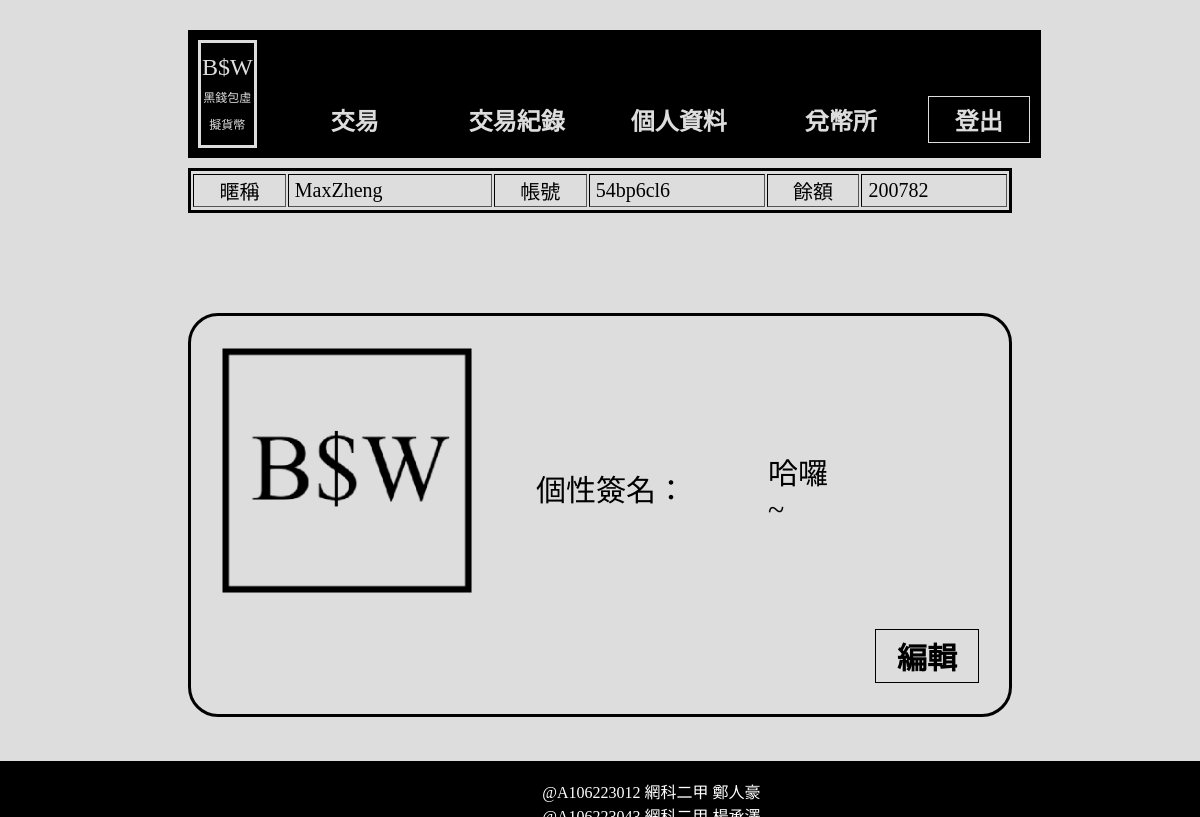
The page /myAccount.php (signed in) on the database its author committed.
### tables this page shows
CREATE TABLE `member` (
  `account` char(20) NOT NULL,
  `password` char(20) NOT NULL,
  `name` char(20) NOT NULL,
  `img` char(100) NOT NULL,
  `message` char(100) NOT NULL
);

### library/func/getMoney.php (called while the page is built)
<?php
$money = 0;
$result = $db_link->query("SELECT * FROM record WHERE (pay = '$account' OR collect = '$account') AND cancel = 0 ");
while ($row = $result->fetch_array()) {
	if($row['pay'] == $account){
		$money -= $row['dollar'];
	}
	if ($row['collect'] == $account) {
		$money += $row['dollar'];
	}
}
?>

### myAccount.php (the view, shortened to what this page needs)
<?php
	require_once("library/func/connMysql.php");
	$account = $_SESSION["account"];
	$result = $db_link->query("SELECT * FROM member WHERE account = '$account'");
	$row = $result->fetch_array();
	$name = $row['name'];
	$imgPath = $row['img'];
	$message = $row['message'];
	include("library/func/getMoney.php");
?>
<!DOCTYPE html>
<html>
<head>
	<link rel="stylesheet" type="text/css" href="library/css/wallet.css">
</head>
<body onload="unfade(document.getElementById('message'))">
	<?php include("library/func/getHeader.php"); ?>
	<table class="info" border="1">
		<tr>
			<td style="text-align: center;">暱稱</td>
			<td>&nbsp;<?php echo $name; ?></td>
			<td style="text-align: center;">帳號</td>
			<td>&nbsp;<?php echo $account; ?></td>
			<td style="text-align: center;">餘額</td>
			<td>&nbsp;<?php echo $money;?></td>
		</tr>
	</table>
	<table class="info" id='message' align="center" style="margin-top: 100px;margin-bottom: 100px; border-spacing: 30px; border-radius: 30px;">
		<tr><td rowspan="2" width="250"><img style="width: auto;height: auto;max-width: 250px;max-height: 300px;" src="<?php
			if($imgPath===""){
				echo 'images/defaultHead.jpg';
			}
			else{
				echo 'pic/'.$imgPath;
			} ?>"></td>
		</tr>
		<tr>
			<td></td>
			<td style="font-size: 30px; width: 200px;">個性簽名：</td>
			<td style="font-size: 30px;">
				<?php
					if($message === ""){
						echo "這個人很懶~什麼都沒有留下~";
					}
					else{
						$temp =  preg_replace('/\n/',"<br>",$message);
						echo $temp;
					}
				?>
			</td>
			<td></td>
		</tr>
		<tr>
			<td colspan="4"></td>
			<td class="button" height="50" width="100" onclick="location.href='edit.php'">編輯</td>
		</tr>
	</table>
	<?php include("library/func/getBottom.php"); ?>
</body>
</html>

### library/css/wallet.css (style rules this page uses)
body { background-color: #DDDDDD; padding-left: 15%; padding-right: 15%; margin-bottom: 0px; }
.button { border-style: solid; border-width: 1px; text-align: center; font-size: 150%; font-family: Microsoft JhengHei; font-weight: bold; cursor: pointer; }
.info { margin-top: 10px; width: 100%; font-size: 20px; padding-top: 1px; padding-bottom: 1px; border-style: solid; border-width: 3px; border-color: #000000; font-family: Microsoft JhengHei; }

### rows shown on the page
member: name "MaxZheng", img (picture), message "哈囉~"

### other values the page prints
$account "54bp6cl6"
$money "200782"
